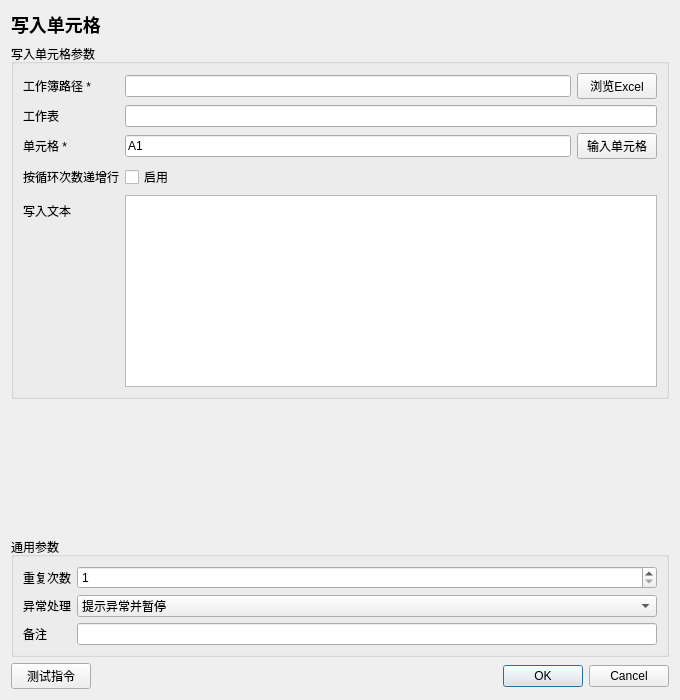
<?xml version="1.0" encoding="UTF-8"?>
<ui version="4.0"><class>InstructionEditor</class><widget class="QDialog" name="InstructionEditor">
<property name="geometry"><rect><x>0</x><y>0</y><width>680</width><height>700</height></rect></property><property name="minimumSize"><size><width>560</width><height>480</height></size></property><property name="windowTitle"><string>写入单元格</string></property>
<layout class="QVBoxLayout" name="rootLayout">
<item><widget class="QLabel" name="titleLabel"><property name="text"><string>写入单元格</string></property><property name="styleSheet"><string>font-size: 18px; font-weight: 600;</string></property></widget></item>
<item><widget class="QGroupBox" name="parameterGroupBox"><property name="title"><string>写入单元格参数</string></property><layout class="QFormLayout" name="parameterFormLayout"><item row="0" column="0"><widget class="QLabel" name="parameterLabel_0"><property name="text"><string>工作簿路径 *</string></property></widget></item><item row="0" column="1"><widget class="QWidget" name="parameterContainer_0" native="true"><layout class="QHBoxLayout" name="parameterLayout_0"><property name="leftMargin"><number>0</number></property><property name="topMargin"><number>0</number></property><property name="rightMargin"><number>0</number></property><property name="bottomMargin"><number>0</number></property><item><widget class="QLineEdit" name="parameter_0"><property name="text"><string></string></property></widget></item><item><widget class="QPushButton" name="auxiliary_0"><property name="text"><string>浏览Excel</string></property></widget></item></layout></widget></item>
<item row="1" column="0"><widget class="QLabel" name="parameterLabel_1"><property name="text"><string>工作表</string></property></widget></item><item row="1" column="1"><widget class="QLineEdit" name="parameter_1"><property name="text"><string></string></property></widget></item>
<item row="2" column="0"><widget class="QLabel" name="parameterLabel_2"><property name="text"><string>单元格 *</string></property></widget></item><item row="2" column="1"><widget class="QWidget" name="parameterContainer_2" native="true"><layout class="QHBoxLayout" name="parameterLayout_2"><property name="leftMargin"><number>0</number></property><property name="topMargin"><number>0</number></property><property name="rightMargin"><number>0</number></property><property name="bottomMargin"><number>0</number></property><item><widget class="QLineEdit" name="parameter_2"><property name="text"><string>A1</string></property></widget></item><item><widget class="QPushButton" name="auxiliary_2"><property name="text"><string>输入单元格</string></property></widget></item></layout></widget></item>
<item row="3" column="0"><widget class="QLabel" name="parameterLabel_3"><property name="text"><string>按循环次数递增行</string></property></widget></item><item row="3" column="1"><widget class="QCheckBox" name="parameter_3"><property name="checked"><bool>false</bool></property><property name="text"><string>启用</string></property></widget></item>
<item row="4" column="0"><widget class="QLabel" name="parameterLabel_4"><property name="text"><string>写入文本</string></property></widget></item><item row="4" column="1"><widget class="QPlainTextEdit" name="parameter_4"><property name="minimumSize"><size><width>0</width><height>80</height></size></property><property name="plainText"><string></string></property></widget></item></layout></widget></item>
<item><spacer name="verticalSpacer"><property name="orientation"><enum>Qt::Vertical</enum></property><property name="sizeHint" stdset="0"><size><width>20</width><height>20</height></size></property></spacer></item>
<item><widget class="QGroupBox" name="commonGroupBox"><property name="title"><string>通用参数</string></property><layout class="QFormLayout" name="commonFormLayout">
<item row="0" column="0"><widget class="QLabel" name="repeatLabel"><property name="text"><string>重复次数</string></property></widget></item><item row="0" column="1"><widget class="QSpinBox" name="repeatSpinBox"><property name="minimum"><number>1</number></property><property name="maximum"><number>999999</number></property><property name="value"><number>1</number></property></widget></item>
<item row="1" column="0"><widget class="QLabel" name="errorPolicyLabel"><property name="text"><string>异常处理</string></property></widget></item><item row="1" column="1"><widget class="QComboBox" name="errorPolicyComboBox"><item><property name="text"><string>自动跳过</string></property></item><item><property name="text"><string>提示异常并暂停</string></property></item><item><property name="text"><string>提示异常并停止</string></property></item><property name="currentIndex"><number>1</number></property></widget></item>
<item row="2" column="0"><widget class="QLabel" name="noteLabel"><property name="text"><string>备注</string></property></widget></item><item row="2" column="1"><widget class="QLineEdit" name="noteEdit"/></item>
</layout></widget></item>
<item><layout class="QHBoxLayout" name="footerLayout"><item><widget class="QPushButton" name="testButton"><property name="text"><string>测试指令</string></property></widget></item><item><spacer name="footerSpacer"><property name="orientation"><enum>Qt::Horizontal</enum></property><property name="sizeHint" stdset="0"><size><width>40</width><height>20</height></size></property></spacer></item><item><widget class="QDialogButtonBox" name="buttonBox"><property name="standardButtons"><set>QDialogButtonBox::Cancel|QDialogButtonBox::Ok</set></property></widget></item></layout></item>
</layout></widget><resources/><connections/></ui>
